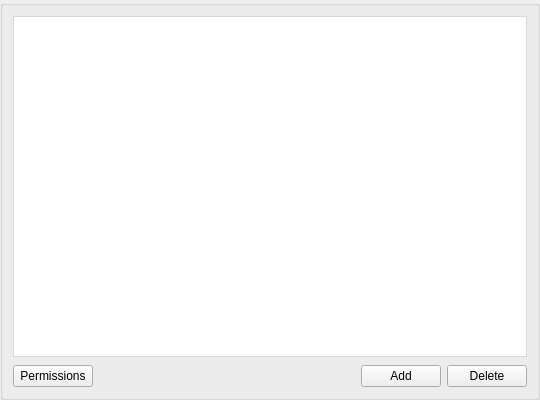
<?xml version="1.0" encoding="UTF-8"?>
<ui version="4.0">
 <class>RemoteItemUi</class>
 <widget class="QWidget" name="RemoteItemUi">
  <property name="geometry">
   <rect>
    <x>0</x>
    <y>0</y>
    <width>540</width>
    <height>400</height>
   </rect>
  </property>
  <property name="windowTitle">
   <string>Item Type</string>
  </property>
  <layout class="QVBoxLayout" name="verticalLayout">
   <property name="spacing">
    <number>0</number>
   </property>
   <property name="leftMargin">
    <number>0</number>
   </property>
   <property name="topMargin">
    <number>0</number>
   </property>
   <property name="rightMargin">
    <number>0</number>
   </property>
   <property name="bottomMargin">
    <number>0</number>
   </property>
   <item>
    <widget class="QGroupBox" name="groupBox">
     <property name="title">
      <string/>
     </property>
     <layout class="QVBoxLayout" name="tableLayout">
      <property name="spacing">
       <number>8</number>
      </property>
      <property name="leftMargin">
       <number>10</number>
      </property>
      <property name="topMargin">
       <number>10</number>
      </property>
      <property name="rightMargin">
       <number>10</number>
      </property>
      <property name="bottomMargin">
       <number>10</number>
      </property>
      <item>
       <widget class="QTableView" name="tableView">
        <property name="styleSheet">
         <string notr="true">QTableView
{
background: white;
outline: 0;
border: 1px solid #D8D8D8;
}

QTableView::item
{
border: none;
padding-left:4px;	
}

QTableView::item::selected
{
background-color: rgba(0,120,215,0.8);
color:white;
}

QHeaderView
{
background: #FFFFFF;
padding-top: 2px;
}

QHeaderView::section {
background: #FFFFFF;
color: #4A607A;
padding-left:6px;
border-top:0 px;
border-bottom:0px;		
border-left:0px;		
border-right:0px ;						 					 				 					 				 					 				 					 	
}

QHeaderView::section:last {
border-right:0px;						 					 				 					 				 					 				 					 	
}</string>
        </property>
        <property name="frameShape">
         <enum>QFrame::NoFrame</enum>
        </property>
        <property name="editTriggers">
         <set>QAbstractItemView::AllEditTriggers</set>
        </property>
        <property name="alternatingRowColors">
         <bool>false</bool>
        </property>
        <property name="selectionMode">
         <enum>QAbstractItemView::SingleSelection</enum>
        </property>
        <property name="selectionBehavior">
         <enum>QAbstractItemView::SelectRows</enum>
        </property>
        <property name="textElideMode">
         <enum>Qt::ElideMiddle</enum>
        </property>
        <property name="showGrid">
         <bool>false</bool>
        </property>
        <property name="sortingEnabled">
         <bool>true</bool>
        </property>
        <property name="cornerButtonEnabled">
         <bool>false</bool>
        </property>
        <attribute name="horizontalHeaderDefaultSectionSize">
         <number>60</number>
        </attribute>
        <attribute name="horizontalHeaderHighlightSections">
         <bool>false</bool>
        </attribute>
        <attribute name="verticalHeaderVisible">
         <bool>false</bool>
        </attribute>
        <attribute name="verticalHeaderMinimumSectionSize">
         <number>24</number>
        </attribute>
        <attribute name="verticalHeaderDefaultSectionSize">
         <number>24</number>
        </attribute>
       </widget>
      </item>
      <item>
       <widget class="QWidget" name="wControlButtons" native="true">
        <layout class="QHBoxLayout" name="horizontalLayout_6">
         <property name="leftMargin">
          <number>0</number>
         </property>
         <property name="topMargin">
          <number>0</number>
         </property>
         <property name="rightMargin">
          <number>0</number>
         </property>
         <property name="bottomMargin">
          <number>0</number>
         </property>
         <item>
          <widget class="QPushButton" name="bPermissions">
           <property name="cursor">
            <cursorShape>PointingHandCursor</cursorShape>
           </property>
           <property name="text">
            <string>Permissions</string>
           </property>
           <property name="autoDefault">
            <bool>false</bool>
           </property>
          </widget>
         </item>
         <item>
          <spacer name="hSpacer">
           <property name="orientation">
            <enum>Qt::Horizontal</enum>
           </property>
           <property name="sizeHint" stdset="0">
            <size>
             <width>40</width>
             <height>20</height>
            </size>
           </property>
          </spacer>
         </item>
         <item>
          <widget class="QPushButton" name="bAdd">
           <property name="cursor">
            <cursorShape>PointingHandCursor</cursorShape>
           </property>
           <property name="focusPolicy">
            <enum>Qt::StrongFocus</enum>
           </property>
           <property name="text">
            <string>Add</string>
           </property>
           <property name="autoDefault">
            <bool>false</bool>
           </property>
          </widget>
         </item>
         <item>
          <widget class="QPushButton" name="bDelete">
           <property name="cursor">
            <cursorShape>PointingHandCursor</cursorShape>
           </property>
           <property name="focusPolicy">
            <enum>Qt::StrongFocus</enum>
           </property>
           <property name="text">
            <string>Delete</string>
           </property>
           <property name="autoDefault">
            <bool>false</bool>
           </property>
          </widget>
         </item>
        </layout>
       </widget>
      </item>
     </layout>
    </widget>
   </item>
  </layout>
 </widget>
 <resources/>
 <connections/>
</ui>
